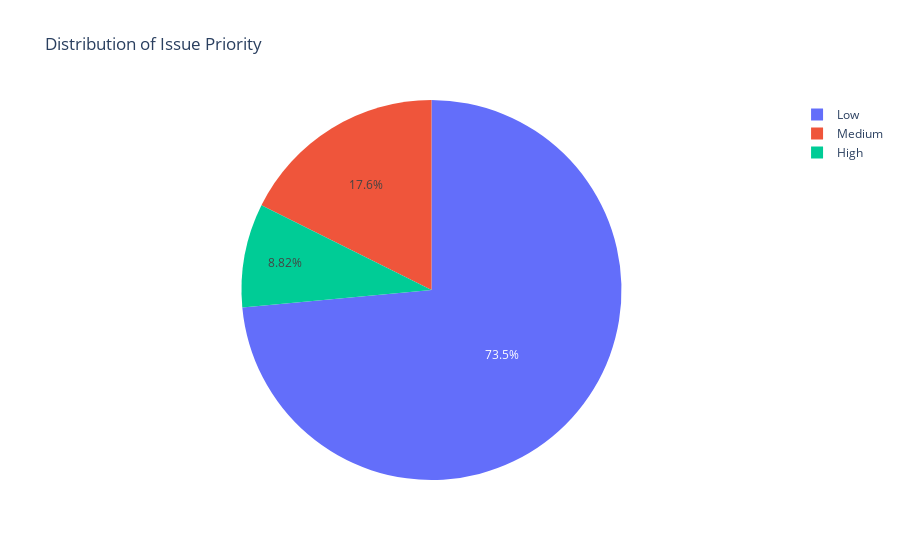

Write notebook code for a chart like this one.
### Code cell
fig2=px.pie(issue_priority,values='Count',names='Issue Priority',title="Distribution of Issue Priority")
fig2.show()

### Figure 1 — Plotly figure (JSON) as saved in the notebook; plotly's stock layout.template omitted (floating-point values rounded to 4 significant figures)
{"data": [{"domain": {"x": [0, 1], "y": [0, 1]}, "hovertemplate": "Issue Priority=%{label}<br>Count=%{value}<extra></extra>", "labels": ["Low", "Medium", "High"], "legendgroup": "", "name": "", "showlegend": true, "type": "pie", "values": [25, 6, 3]}], "layout": {"legend": {"tracegroupgap": 0}, "title": {"text": "Distribution of Issue Priority"}}}
